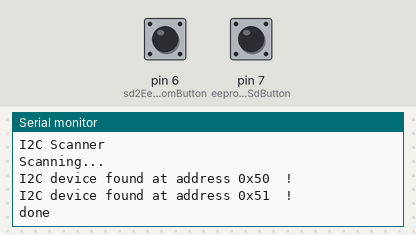
Simulated run of this sketch. Board: Arduino Uno, built with avr-gcc and run on an emulated ATmega328P. Shown: the last lines printed to the serial monitor. Wiring (inferred from the names in the program): 24Cxx EEPROM at I2C address 0x51. The test bench sets the inputs (shaded band); at power-on: pin 6 (sd2EepromButton) HIGH, pin 7 (eeprom2SdButton) HIGH. Storage starts empty; EEPROM starts erased.

Above: at 1.2 s.
1.3 s: pin 6 (sd2EepromButton) pulled LOW for 0.15 s
At 2.5 s:
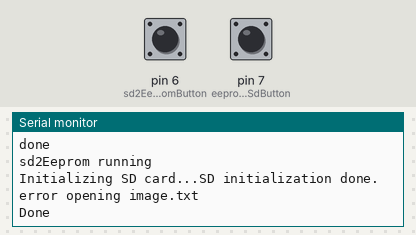
2.9 s: pin 7 (eeprom2SdButton) pulled LOW for 0.15 s
At 3.5 s:
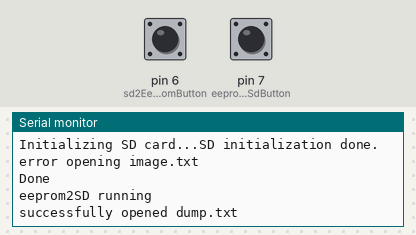
4.5 s: pin 7 (eeprom2SdButton) pulled LOW for 1 s
At 6.4 s:
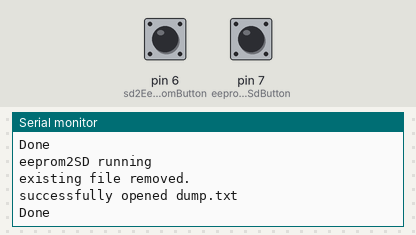

The sketch:

eepromCloneUtility2.ino
```cpp
#include "eepromCloneUtility.h"

const int eeprom2SdButton=7;
const int sd2EepromButton=6;

boolean eeprom2SdButtonPreviousState;
boolean sd2EepromButtonPreviousState;

void setup() {

    pinMode(eeprom2SdButton,INPUT);
    digitalWrite(eeprom2SdButton,HIGH);

    pinMode(sd2EepromButton,INPUT);
    digitalWrite(sd2EepromButton,HIGH);

    eeprom2SdButtonPreviousState=digitalRead(eeprom2SdButton);
    sd2EepromButtonPreviousState=digitalRead(sd2EepromButton);

    Wire.begin();

    Serial.begin(9600);
    Serial.println("Beginning");

    scanI2CBus();

}

void loop() {

    boolean eeprom2SdButtonState=digitalRead(eeprom2SdButton);
    boolean sd2EepromButtonState=digitalRead(sd2EepromButton);

    if(eeprom2SdButtonState != eeprom2SdButtonPreviousState && eeprom2SdButtonState ==LOW){
        eeprom2Sd();
    }

    if(sd2EepromButtonState != sd2EepromButtonPreviousState && sd2EepromButtonState ==LOW){
        sd2Eeprom();
    }


    eeprom2SdButtonPreviousState=eeprom2SdButtonState;
    sd2EepromButtonPreviousState=sd2EepromButtonState;
    delay(50);
}


void eeprom2Sd(){
    Serial.println("eeprom2SD running");
    if(initSd() && openFileForWrite()){
        // Read from EEPROM and write to SD card
        readFromEeprom();
        closeFile();
    }
    delay(500);

    Serial.println(F("Done"));
}

void sd2Eeprom(){
    Serial.println("sd2Eeprom running");

    if(initSd() && openFileForRead()){
        // Read from EEPROM and write to SD card
        writeFileToEeprom();
        closeFile();
    }
    delay(500);

    Serial.println(F("Done"));
}
```

eepromCloneUtility.h
```cpp
#ifndef __EEPROMCLONEUTILITY
#define __EEPROMCLONEUTILITY


#include <Wire.h>
#include <SPI.h>
#include <SD.h>

// from https://github.com/QuentinCG/Arduino-I2C-EEPROM-library
#include <I2CEEPROM.h>

#define EEPROM_I2C_ADDRESS 0x51
#define MAX_BYTE_VAL 255
#define MAX_BYTE_BLOCK 128
#define KB_VAL 1024

const unsigned long MEM_SIZE = 256;
I2CEEPROM i2c_eeprom(EEPROM_I2C_ADDRESS ); // Create I2C EEPROM instance

File myFile;


#endif
```

i2cEepromUtilities.ino
```cpp
void readFromEeprom()
{
  byte readVal = 0;

  for(unsigned long i=0; i<MEM_SIZE; i++)
  {
    // Read from EEPROM at the current address
    readVal = readAddress(i);

    // For debugging/info only
    if((i % KB_VAL == 0) && (i > 1))
    {
      unsigned long total = (unsigned long) (i / KB_VAL);
      Serial.print(F("Wrote "));
      Serial.print(total);
      Serial.println(F(" Kb"));
    }

    // Write the value to the SDE Card
    myFile.write(readVal);
  }
}

//-------------------------------------------
void writeFileToEeprom(){
  byte valToWrite=0;

  for(unsigned long i=0; i<MEM_SIZE; i++)
  {
    if(!myFile.available()){
      Serial.print("EOF reached. Aborting");
      break;
    }

    valToWrite=myFile.read();

    i2c_eeprom.write1ByteAddress(i, valToWrite);
      //Serial.print("Write: 0x");
      //Serial.print(i, HEX);
      //Serial.print(" (address) -> 0x");
      //Serial.print(valToWrite, HEX);
      //Serial.print(" (data)\n");

    // For debugging/info only
    if((i % KB_VAL == 0) && (i > 1))
    {
      unsigned long total = (unsigned long) (i / KB_VAL);
      Serial.print(F("Wrote "));
      Serial.print(total);
      Serial.println(F(" Kb"));
    }
  }
}
//-------------------------------------------

byte readAddress(unsigned int address)
{
  byte rData = 0xFF;

  Wire.beginTransmission(EEPROM_I2C_ADDRESS);

  //Wire.write((unsigned int)(address >> 8));   // MSB
  Wire.write((unsigned int)(address & 0xFF)); // LSB
  Wire.endTransmission();

  Wire.requestFrom(EEPROM_I2C_ADDRESS, 1);

  rData =  Wire.read();

  return rData;
}
```

i2cScan.ino
```cpp
void scanI2CBus(){
    Serial.println("\nI2C Scanner");


    byte error, address;
    int nDevices;

    Serial.println("Scanning...");

    nDevices = 0;
    for(address = 1; address < 127; address++ )
    {
        // The i2c_scanner uses the return value of
        // the Write.endTransmisstion to see if
        // a device did acknowledge to the address.
        Wire.beginTransmission(address);
        error = Wire.endTransmission();

        if (error == 0)
        {
            Serial.print("I2C device found at address 0x");
            if (address<16)
            Serial.print("0");
            Serial.print(address,HEX);
            Serial.println("  !");

            nDevices++;
        }
        else if (error==4)
        {
            Serial.print("Unknown error at address 0x");
            if (address<16)
            Serial.print("0");
            Serial.println(address,HEX);
        }
    }
    if (nDevices == 0)
    Serial.println("No I2C devices found\n");
    else
    Serial.println("done\n");


}
```

sdUtilities.ino
```cpp
bool sdCardInit=false;

bool initSd()
{
  if(sdCardInit)return true;


  Serial.print("Initializing SD card...");
  // On the Ethernet Shield, CS is pin 4. It's set as an output by default.
  // Note that even if it's not used as the CS pin, the hardware SS pin
  // (10 on most Arduino boards, 53 on the Mega) must be left as an output
  // or the SD library functions will not work.
  //pinMode(10, OUTPUT);
  //pinMode(9, OUTPUT);

  if (!SD.begin(4))
  {
    Serial.println(F("SD initialization failed!"));
    return false;
  }
  Serial.println(F("SD initialization done."));
  sdCardInit=true;
  return true;
}

//---------------------------------------------

bool openFileForRead(){
  myFile = SD.open("image.txt");

  if(myFile)
  {
    Serial.println(F("successfully opened image.txt"));

    return true;
  }
  else
  {
    Serial.println(F("error opening image.txt"));
    return false;
  }
}

//---------------------------------------------

bool openFileForWrite(){


    if(SD.exists("dump.txt") ){
    SD.remove("dump.txt");
    Serial.println("existing file removed.");
  }

    myFile = SD.open("dump.txt", FILE_WRITE);

  if(myFile)
  {
    Serial.println(F("successfully opened dump.txt"));
    return true;
  }
  else
  {
    Serial.println(F("error opening dump.txt"));
    return false;
  }
}

//------------------------------------------

bool closeFile(){
    myFile.close();
    return true;
}
```

Measured:
- after the input at 1.3 s, the serial monitor: prints a new line at once (image 1)
- after the input at 2.9 s, the serial monitor: prints a new line at once (image 2)
- after the input at 4.5 s, the serial monitor: prints a new line after 0.05 s (image 3)
